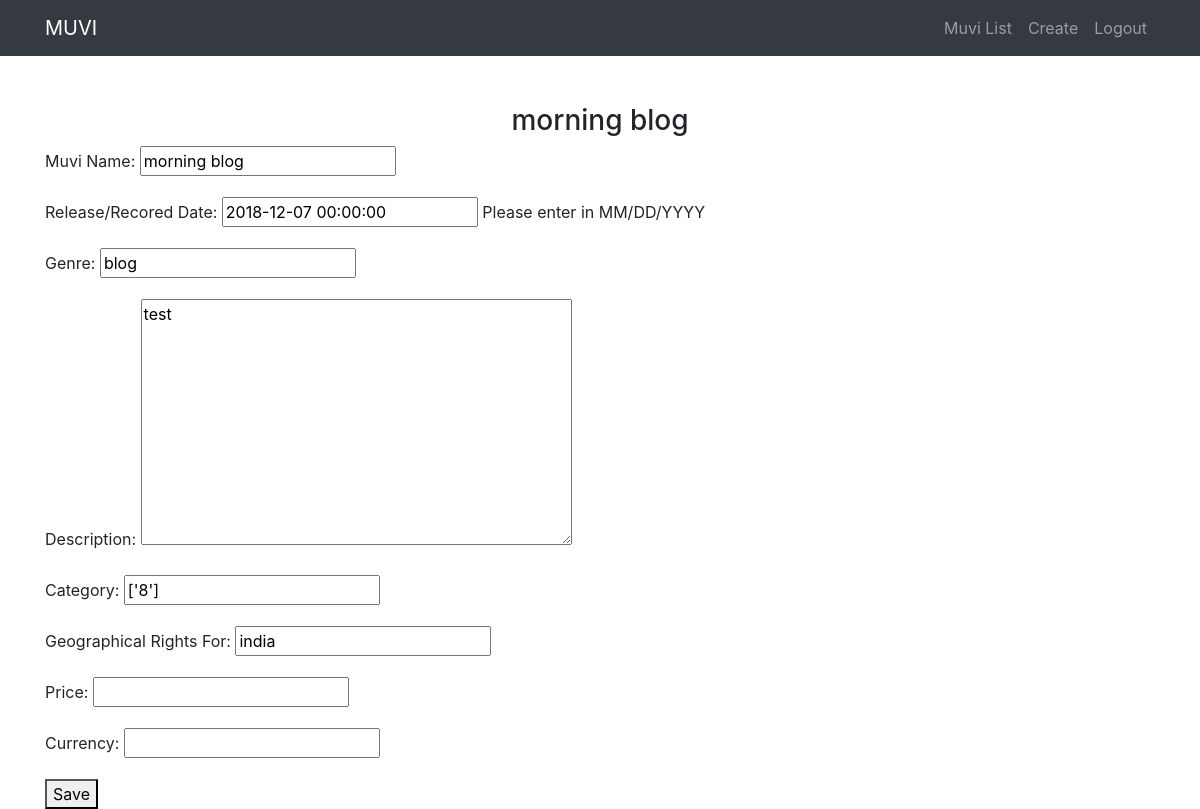
Screenshot of /muvi/morning-blog/ (signed in) with the database file from the repository.
### content/models.py (models this page shows, shortened)
class Content(models.Model):
    owner = models.ForeignKey(User,on_delete=models.CASCADE)
    name=models.CharField(max_length=120)
    releaseDate= models.DateTimeField(auto_now=False, auto_now_add=False)
    genre= models.CharField(max_length=120,null=True,blank=True)
    description=models.TextField(null=True,blank=True)
    category= models.CharField(max_length=500,null=True,blank=True)
    geoRights=models.CharField(max_length=500,null=True,blank=True)
    price=models.DecimalField(decimal_places=3,max_digits=50,null=True,blank=True)
    currency=models.CharField(max_length=100,null=True,blank=True)
    slug=models.SlugField(null=True,blank=True)

### content/views.py (the view)
# urls.py: path('muvi/<slug:slug>/', ContentUpdateView.as_view(),name='muvi-details'),
class ContentUpdateView(LoginRequiredMixin,UpdateView):
    login_url = '/login/'
    form_class=ContentCreateForm
    template_name='content/detail-update.html'
    success_url='/muvi/'
    def get_queryset(self):
        return Content.objects.filter(owner=self.request.user)
    def get_context_data(self,*args,**kwargs):
        context=super(ContentUpdateView,self).get_context_data(*args,**kwargs)
        name=self.get_object().name
        return context

### content/forms.py (shortened to what this page needs)
class ContentCreateForm(forms.ModelForm):
    class Meta:
        model=Content
        fields = [
            'name',
            'releaseDate',
            'genre',
            'description',
            'category',
            'geoRights',
            'price',
            'currency'
        ]
        labels = {
            'name': _('Muvi Name'),
            'releaseDate':_('Release/Recored Date'),
            'geoRights':_('Geographical Rights For')
        }
        help_texts = {
            'releaseDate': 'Please enter in MM/DD/YYYY',
        }

### content/templates/content/detail-update.html (shortened to what this page needs)
{% extends "base.html" %}
{% block content %}
<h1>My Muvi </h1>
<div class="row">
    <div class="col-lg-12 text-center">
        <h3 class="mt-5">{{object.name}}</h3>
    </div>
</div>
<form method="POST">{% csrf_token %}
    {{ form.as_p }}
    <button type="submit">Save</button>
</form>
{% endblock %}

### rows the page displays
Content: name "morning blog", releaseDate "2018-12-07 00:00:00", genre "blog", description "test", category "['8']", geoRights "india"
